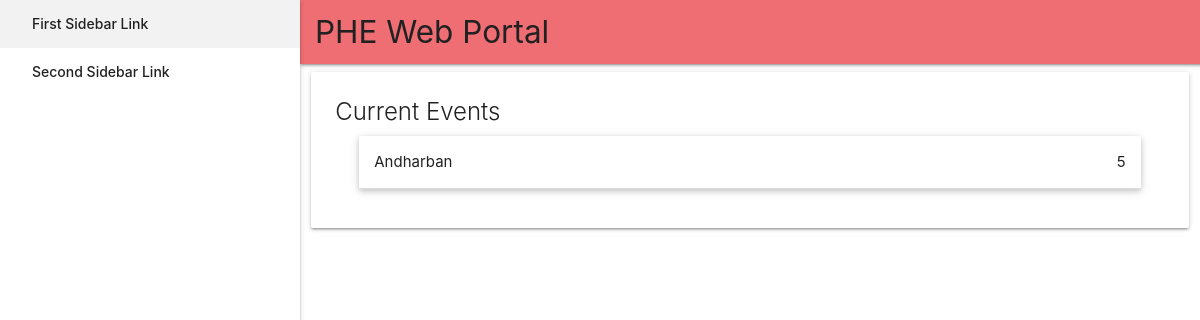
The app's page /portal/, older data.
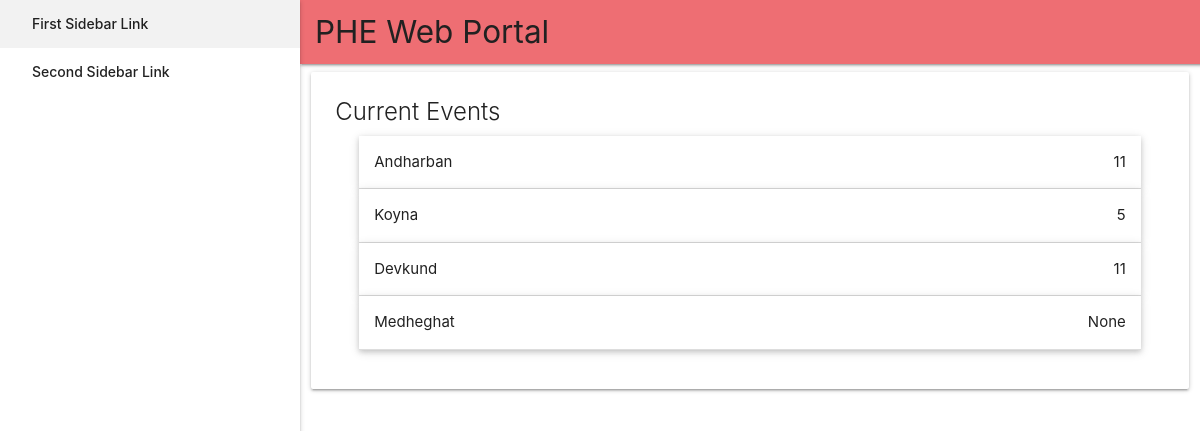
The same page, newer data.
### portal/models.py (models this page shows, shortened)
class Event(models.Model):
    time_stamp = models.DateField(auto_now_add = True, help_text = 'Date on which event was created.')
    event_name = models.CharField(max_length = 100, help_text = 'Enter the name of the event.')
    event_date = models.DateField(help_text = 'Date of the event.')
    batch_size = models.PositiveIntegerField(help_text = 'Enter batch size.')
    EVENT_TYPES = (
        ('t', 'Trek'),
        ('c', 'Camping'),
    )
    event_type = models.CharField(max_length = 1, choices = EVENT_TYPES, default = 't', help_text = 'Type of event(Trek/Camping)')

### portal/views.py (the view)
# urls.py: path('', views.eventList, name='index'),
def eventList(request):
    events = Event.objects.all()
    for event in events:
        event.total = event.bookings.all().aggregate(Sum('participants_count'))['participants_count__sum']
        event.save()
    context = {'events' : events}
    return render(request, 'portal/event_list.html', context=context)

### portal/templates/portal/event_list.html (shortened to what this page needs)
{% extends "base_generic.html" %}
{% block content %}
    <span class="card-title">Current Events</span>
    {% if events %}
        <ul class="collapsible popout" data-collapsible = "accordion">
        {% for event in events %}
                <li>
                    <div class="collapsible-header" style ="display: block">
                        <div class="row" style ="margin-bottom: 0">
                            <div class="col s6 m6 l6">
                                <div>{{event.event_name}}</div>
                            </div>
                            <div class="col s6 m6 l6">
                                <div class="right-align">{{event.total}}</div>
                            </div>
                        </div>
                    </div>
                </li>
        {% endfor %}
         </ul>
    {% else %}
        <p>There are no current events.</p>
    {% endif %}
{% endblock %}

### portal/templates/base_generic.html (shortened to what this page needs)
<html lang='en'>
    <head>
        <link rel="stylesheet" href="https://cdnjs.cloudflare.com/ajax/libs/materialize/1.0.0/css/materialize.min.css">
    </head>
    <body class="has-fixed-sidenav">
        <header>
            <div class="navbar-fixed">
                <nav class = "navbar">
                    <div class="nav-wrapper">
                        <a href="#" class="brand-logo grey-text text-darken-4" style = 'padding-left: 15px !important;'>PHE Web Portal</a>
                    </div>
                </nav>
            </div>
            <ul id="slide-out" class="sidenav sidenav-fixed">
                <li><a href="#!">First Sidebar Link</a></li>
                <li><a href="#!">Second Sidebar Link</a></li>
            </ul>
            <div class="row">
                <div class="col s12 m12 l12">
                    <div class="card">
                        <div class="card-content">
                        {% block content %}{% endblock %}
                        </div>
                    </div>
                </div>
            </div>
        </header>
    </body>
</html>

### portal/templates/base_generic.html (style rules this page uses)
header, main, footer { padding-left: 300px; }

Row changes from the older to the newer data that the page shows:
computed for Event "Andharban": total "5" → "11"
added Event: event_name "Koyna", total "5"
added Event: event_name "Devkund", total "11"
added Event: event_name "Medheghat", total "None"
